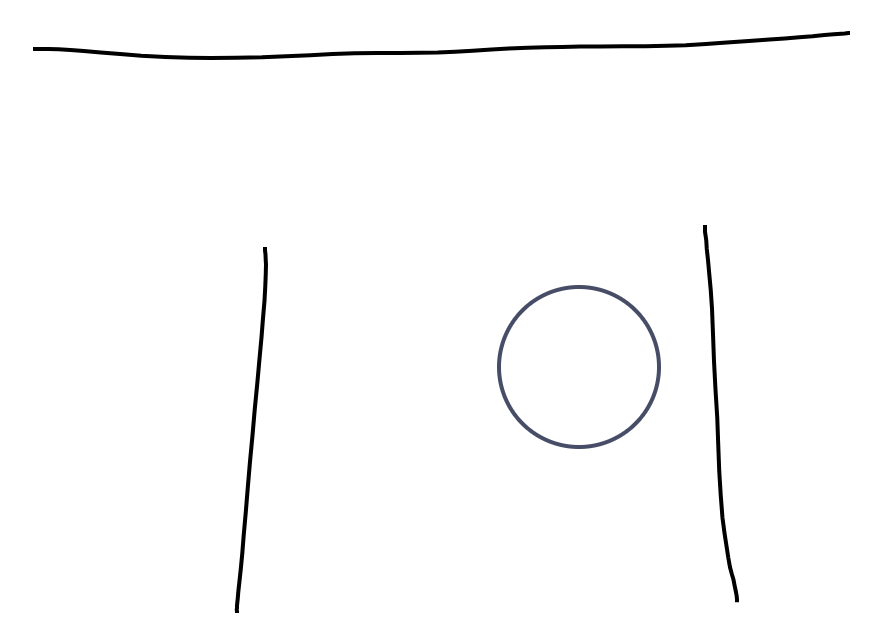
#> input picture Open-cv-detections/line-detect/line3.jpg, 882 x 644 px
$ python HoughLine-opencv.py
#> lines starting #> are read from the running program, lines starting #| are printed output that depends on the picture; after the words box and inside, x2 and y2 are one past the last pixel; in counts of white or black regions, pixels touching at a corner belong together
import cv2
import numpy as np
img = cv2.imread('./line3.jpg')
#> img is the input picture: shape (644, 882, 3); mean B, G, R 251.6, 251.6, 251.5

# Convert the img to grayscale
gray = cv2.cvtColor(img, cv2.COLOR_BGR2GRAY)

# Apply edge detection method on the image
edges = cv2.Canny(gray, 50, 150, apertureSize=3)
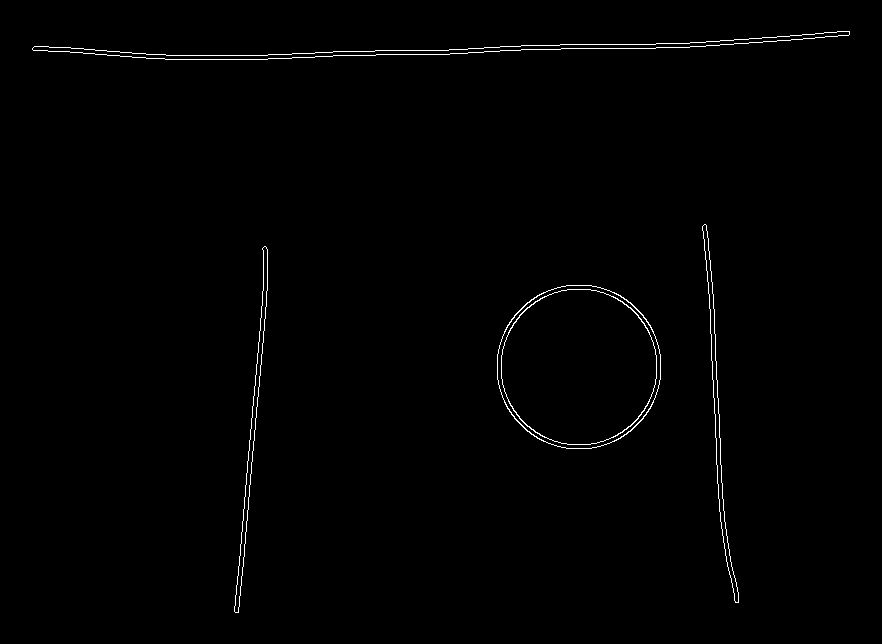
#> edges: shape (644, 882); 0.76% white in thin lines or dots, all inside (x1, y1, x2, y2) = (32, 31, 850, 613)
lines_list = []
lines = cv2.HoughLinesP(
    edges,  # Input edge image
    1,  # Distance resolution in pixels
    np.pi/180,  # Angle resolution in radians
    threshold=100,  # Min number of votes for valid line
    minLineLength=5,  # Min allowed length of line
    maxLineGap=10  # Max allowed gap between line for joining them
)
#> lines = 21 rows, first 6: [241, 585, 267, 287], [235, 612, 263, 285], [762, 37, 789, 36], [468, 52, 520, 50], [170, 55, 226, 55], [468, 48, 520, 46]

# Iterate over points
for points in lines:
    # Extracted points nested in the list
    x1, y1, x2, y2 = points[0]
    # Draw the lines joing the points
    # On the original image
    cv2.line(img, (x1, y1), (x2, y2), (0, 255, 0), 2)
    # Maintain a simples lookup list for points
    lines_list.append([(x1, y1), (x2, y2)])
#> this loop made 21 passes
#> (x1, y1, x2, y2) on passes 1 to 12: (241, 585, 267, 287), (235, 612, 263, 285), (762, 37, 789, 36), (468, 52, 520, 50), (170, 55, 226, 55), (468, 48, 520, 46), (315, 52, 467, 49), (356, 55, 412, 54), (710, 322, 720, 521), (723, 499, 725, 528), (202, 59, 230, 59), (132, 57, 145, 57)
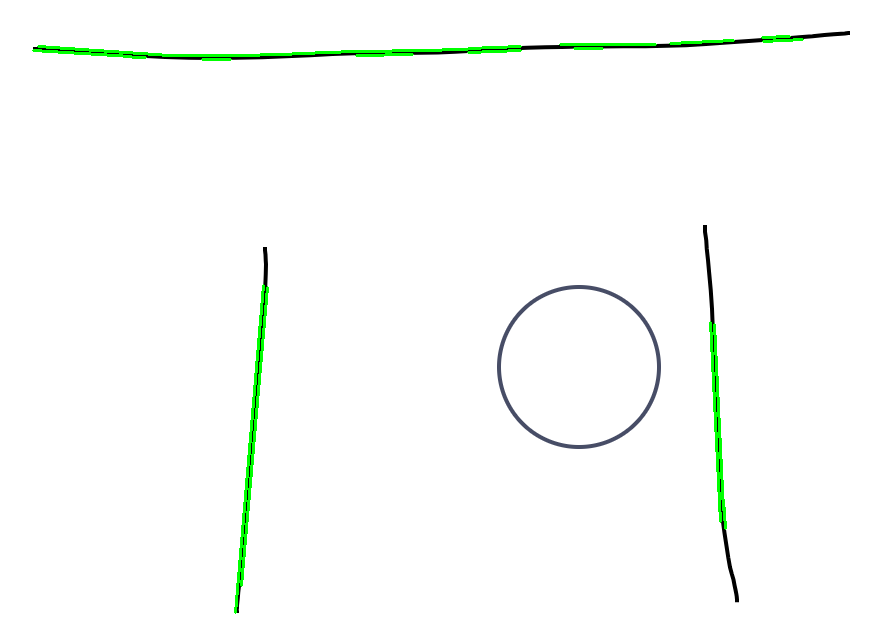
#> img: shape (644, 882, 3); 1.07% of pixels changed, all inside (x1, y1, x2, y2) = (32, 35, 804, 614)
#> after the loop, lines_list = 21 items
print('line list', lines_list)
#> (printed output is left out)
cv2.imwrite('linesDetected.jpg', img)

$ run again, with Open-cv-detections/line-detect/line.jpg copied over Open-cv-detections/line-detect/line3.jpg
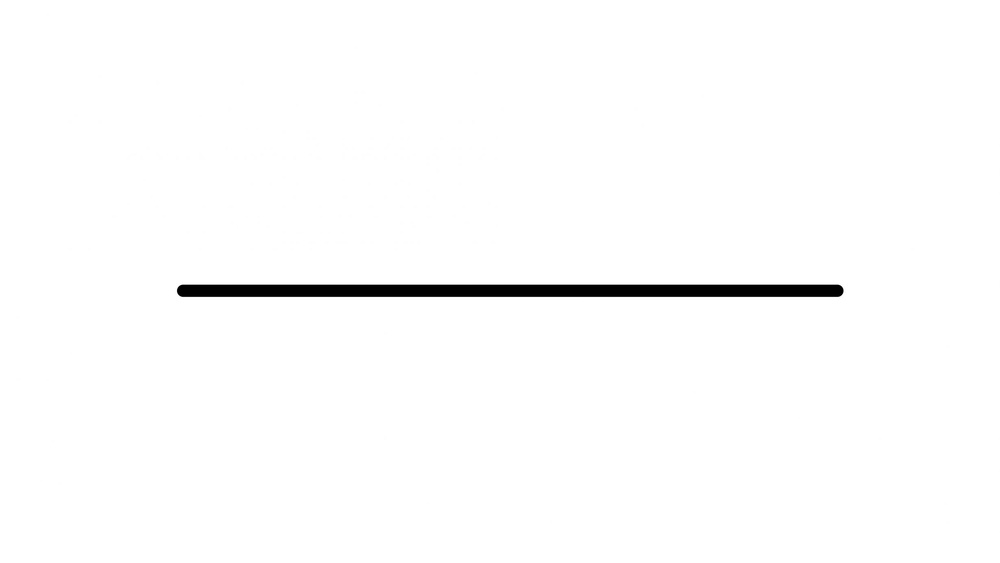
#> input picture Open-cv-detections/line-detect/line.jpg, 1000 x 563 px, shrunk from 2458 x 1383 before the run
#> img is the input picture: shape (563, 1000, 3); min 0, max 255, mean 251.3
#> `edges = cv2.Canny(gray, 50, 150, apertureSize=3)`:
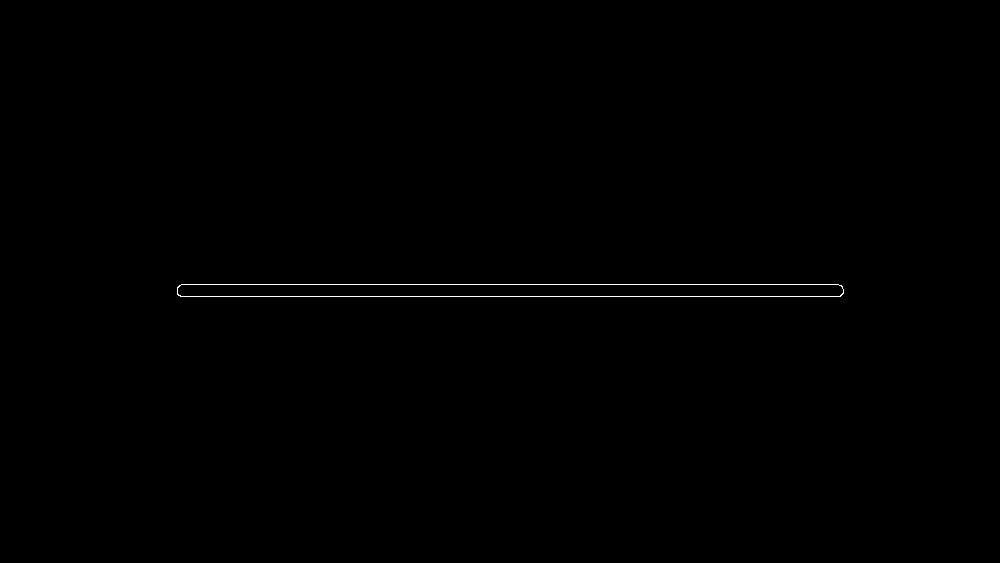
#> edges: shape (563, 1000); 0.24% white in thin lines or dots, all inside (x1, y1, x2, y2) = (177, 284, 844, 297)
#> lines = [[180, 296, 840, 296], [181, 284, 838, 284]]
#> the loop `for points in lines:` made 2 passes
#> after the loop `for points in lines:`:
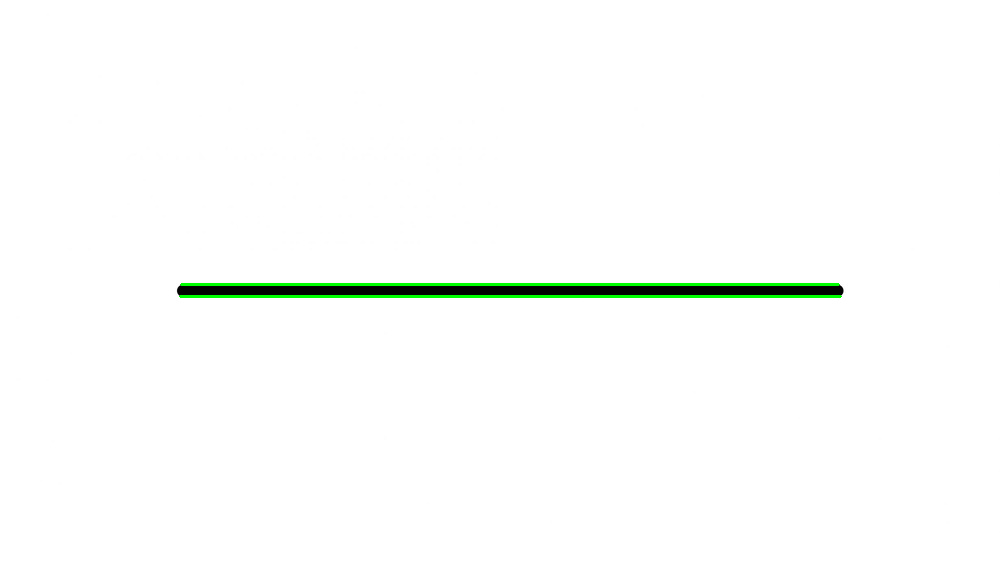
#> img: shape (563, 1000, 3); 0.7% of pixels changed, all inside (x1, y1, x2, y2) = (179, 283, 842, 298)
#> after the loop `for points in lines:`: lines_list = [[(180, 296), (840, 296)], [(181, 284), (838, 284)]]
#| line list [[(180, 296), (840, 296)], [(181, 284), (838, 284)]]
